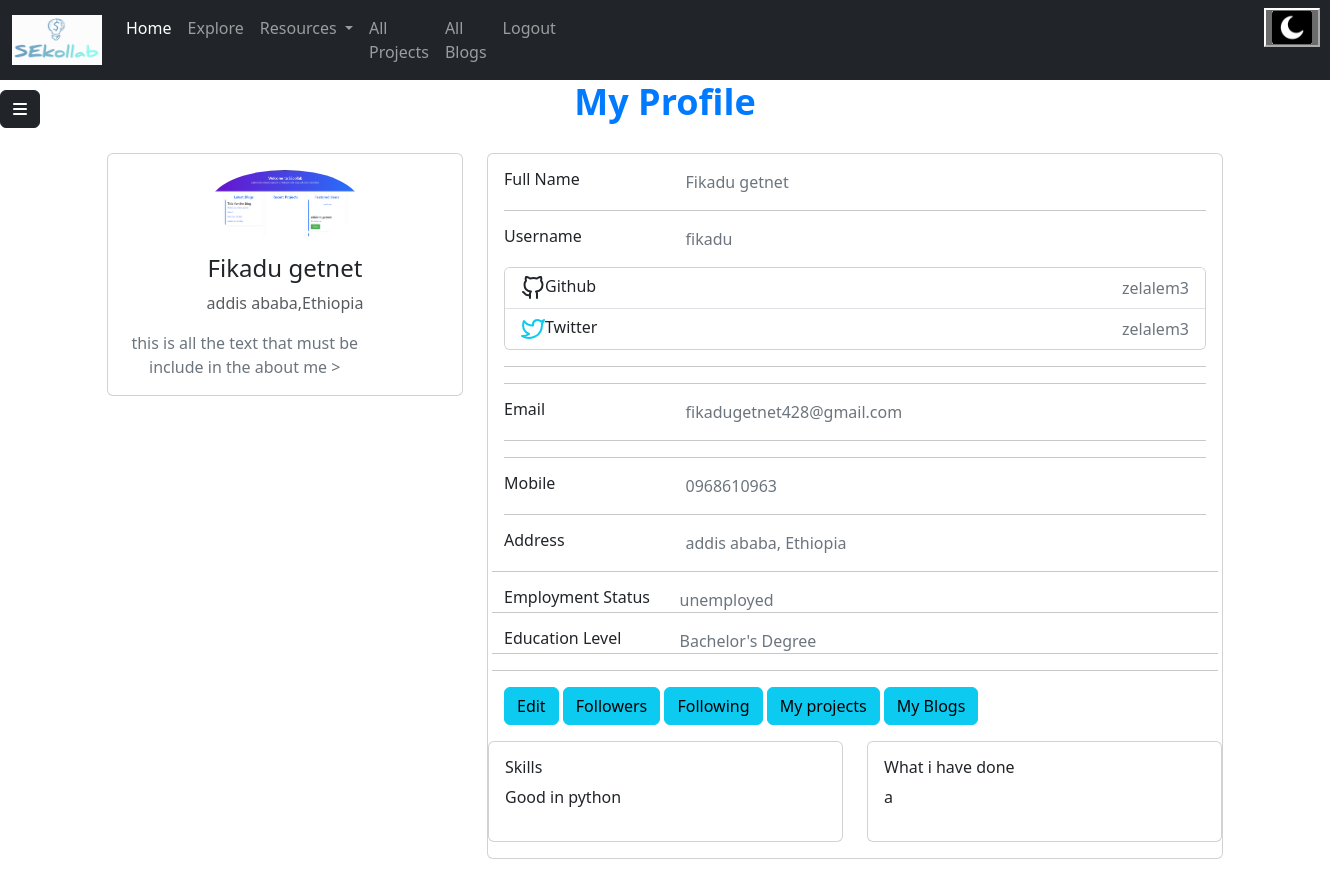
The app's page /myprofile (signed in) with its own data.
### models.py (models this page shows)
class User(UserMixin, db.Model):
    __tablename__ = "users"
    id = Column(Integer, primary_key=True, autoincrement=True)
    email = Column(String(100), unique=True)
    username = Column(String)
    fname = Column(String(30), nullable=False)
    lname = Column(String(30), nullable=False)
    profile_photo = Column(String)
    about_me = Column(String, nullable=False)
    phone_number = Column(String(11), nullable=False)
    age = Column(String(11), nullable=False)
    status = Column(String, nullable=False)
    skills = Column(String, nullable=False)
    portfolio = Column(String)
    password = Column(String(100))
    date = Column(String, nullable=False, default=datetime.date.today().strftime("%B %d, %Y"))
    is_active = db.Column(db.Boolean, default=True)
    country = Column(String, nullable=False)
    City = Column(String, nullable=False)
    twitter = Column(String)
    github = Column(String)
    education_status = Column(String)
    employment_status=Column(String, nullable=False)
    blogs = relationship("Blog", back_populates="author")
    comments = relationship("Userscomment", back_populates="user")
    liked_blogs = relationship("Blog", secondary='liked_blogs', backref='liking_users')
    collabration = relationship("Collabration", back_populates="user")
    followers = relationship("Follower", foreign_keys="[Follower.user_id]",back_populates="followed_user")
    following = relationship("Follower", foreign_keys="[Follower.follower_id]", back_populates="follower")
    interests = relationship("Interest", back_populates="user")

### main.py (the view)
@app.route("/myprofile", methods=['GET' , "POST"])
@login_required
def myprofile():
    userid = current_user.id
    user = User.query.filter_by(id=userid).first()
    return render_template("myprofile.html", user=user)

### main.py (called while the page is built)
@login_manager.user_loader
def load_user(user_id):
    return User.query.get(int(user_id))

### templates/myprofile.html (shortened to what this page needs)
<!DOCTYPE html>
<html lang="en">
<head>
  <link rel="stylesheet" href="../static/css/sidebar.css">
    <link href="https://cdn.jsdelivr.net/npm/bootstrap@5.3.3/dist/css/bootstrap.min.css" rel="stylesheet">
</head>
<body>
{% include "navigationloggedin.html" %}
{% include "sidebar.html" %}
   <div class="container">
    <div class="main-body">
     <h1 style=" text-align: center;
            font-size: 36px;
            font-weight: bold;
            color: #007bff;
            margin-bottom: 30px;">My Profile</h1>
          <div class="row gutters-sm">
            <div class="col-md-4 mb-3">
              <div class="card">
                <div class="card-body">
                  <div class="d-flex flex-column align-items-center text-center">
                    <img src="../{{ user.profile_photo }}" alt="Admin" class="rounded-circle" width="150">
                    <div class="mt-3">
                      <h4>{{ user.fname }} {{ user.lname }}</h4>
                      <p class="text-muted font-size-sm">{{ user.City}},{{user.country}} </p>
                        <div class="col-sm-9 text-secondary">
                      {{ user.about_me }}
                       >
                    </div>
                    </div>
                  </div>
                </div>
              </div>
            </div>
            <div class="col-md-8">
              <div class="card mb-3">
                <div class="card-body">
                  <div class="row">
                    <div class="col-sm-3">
                      <h6 class="mb-0">Full Name</h6>
                    </div>
                    <div class="col-sm-9 text-secondary">
                      {{ user.fname }} {{ user.lname }}
                    </div>
                  </div>
                        <hr>
                  <div class="row">
                    <div class="col-sm-3">
                      <h6 class="mb-0">Username</h6>
                    </div>
                    <div class="col-sm-9 text-secondary">
                      {{ user.username }}
                    </div>
                  </div>
                  <div class="card mt-3">
                <ul class="list-group list-group-flush">
                  <li class="list-group-item d-flex justify-content-between align-items-center flex-wrap">
                    <h6 class="mb-0">Github</h6>
                    <span class="text-secondary">{{ user.github }}</span>
                  </li>
                  <li class="list-group-item d-flex justify-content-between align-items-center flex-wrap">
                    <h6 class="mb-0">Twitter</h6>
                    <span class="text-secondary">{{ user.twitter }}</span>
                  </li>
                </ul>
              </div>
                  <hr>
                  <hr>
                  <div class="row">
                    <div class="col-sm-3">
                      <h6 class="mb-0">Email</h6>
                    </div>
                    <div class="col-sm-9 text-secondary">
                      {{ user.email }}
                    </div>
                  </div>
                  <hr>
                  <hr>
                  <div class="row">
                    <div class="col-sm-3">
                      <h6 class="mb-0">Mobile</h6>
                    </div>
                    <div class="col-sm-9 text-secondary">
                      {{ user.phone_number }}
                    </div>
                  </div>
                  <hr>
                  <div class="row">
                    <div class="col-sm-3">
                      <h6 class="mb-0">Address</h6>
                    </div>
                    <div class="col-sm-9 text-secondary">
                      <p class="text">{{ user.City }}, {{ user.country }}</p?
                  </div>
                  <hr>
                   <div class="row">
                    <div class="col-sm-3">
                      <h6 class="mb-0">Employment Status</h6>
                    </div>
                    <div class="col-sm-9 text-secondary">
                       {{ user.employment_status }}
                    </div>
                  </div>
                  <hr>
                     <div class="row">
                    <div class="col-sm-3">
                      <h6 class="mb-0">Education Level</h6>
                    </div>
                    <div class="col-sm-9 text-secondary">
                       {{ user.education_status }}
                    </div>
                  </div>
                  <hr>
                  <hr>
                  <div class="row">
                    <div class="col-sm-12">
                      <a class="btn btn-info "  href="{{ url_for('editprofile')}}">Edit</a>
                       <a href="{{ url_for('myfollowers') }}"><button type="button" class="btn btn-info" >Followers</button></a>
                      <a href="{{ url_for('myfollowing') }}"><button type="button" class="btn btn-info">Following</button></a>
                      <a href="{{ url_for('myprojects') }}"><button type="button" class="btn btn-info">My projects</button></a>
                      <a href="{{ url_for('myblogs') }}"><button type="button" class="btn btn-info">My Blogs</button></a>
                    </div>
                  </div>
                </div>
              </div>
              <div class="row gutters-sm">
                <div class="col-sm-6 mb-3">
                  <div class="card h-100">
                    <div class="card-body">
                     <h6> Skills</h6>
                      <p>{{ user.skills }}</p>
                    </div>
                  </div>
                </div>
                <div class="col-sm-6 mb-3">
                  <div class="card h-100">
                    <div class="card-body">
                    <h6> What i have done</h6>
                      <p>{{ user.portfolio }}</p>
                  </div>
                </div>
              </div>
            </div>
          </div>
        </div>
    </div>
</body>
</html>

### static/css/sidebar.css (style rules this page uses)
a { text-decoration: none; }
li { color: black; }

### records on screen
User: profile_photo (picture), fname "Fikadu", lname "getnet", City "addis ababa", country "Ethiopia", about_me "this is all the text that must be include in the about me", username "fikadu", github "zelalem3", twitter "zelalem3", email "fikadugetnet428@gmail.com", phone_number "0968610963", employment_status "unemployed", education_status "Bachelor's Degree", skills "Good in python", portfolio "a"
